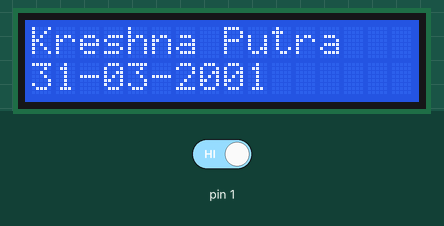
Simulated run of this sketch. Board: Arduino Uno, built with avr-gcc and run on an emulated ATmega328P. Shown: 16×2 character LCD. The inputs (shaded band) are chosen by the test bench; at power-on: pin 1 HIGH.

Above: at 1.2 s.
1.3 s: pin 1 driven LOW
At 1.9 s:
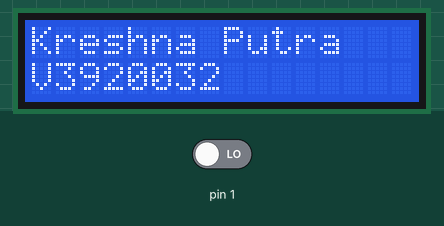
3.5 s: pin 1 driven HIGH
At 4.0 s:
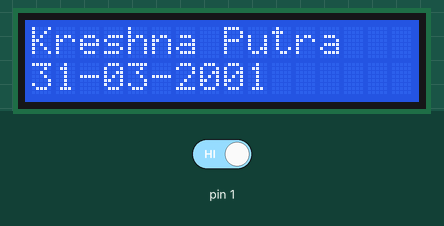
Timing chart, 0 to 6.5 s (numbered marks = the images above; inputs shaded):
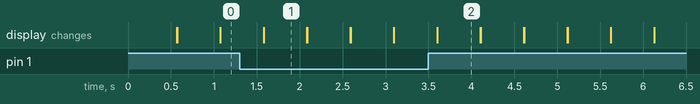

The sketch:

sketch_nov29a.ino
```cpp
#include <LiquidCrystal.h>

LiquidCrystal lcd (13, 12, 11, 10, 9, 8);
void setup() {
  lcd.begin(16, 2);

}

void loop() {
  int pirState = digitalRead(1);
  lcd.setCursor(0, 0);
  lcd.print("Kreshna Putra");
  if (pirState == LOW) {
     lcd.setCursor(0, 1);
     lcd.print("V3920032");
     delay(500);
     lcd.clear();
    }
    else if (pirState == HIGH){
     lcd.setCursor(0, 1);
     lcd.print("31-03-2001");
     delay(500);
     lcd.clear();
    }
  }
```

Measured:
- after the input at 1.3 s, the display: first differs from a run without the input after 0.28 s (image 1)
- after the input at 3.5 s, the display: first differs from a run without the input after 0.10 s (image 2)
- what the display in image 1 shows lasts 0.5 s, from 1.6 s to 2.1 s
